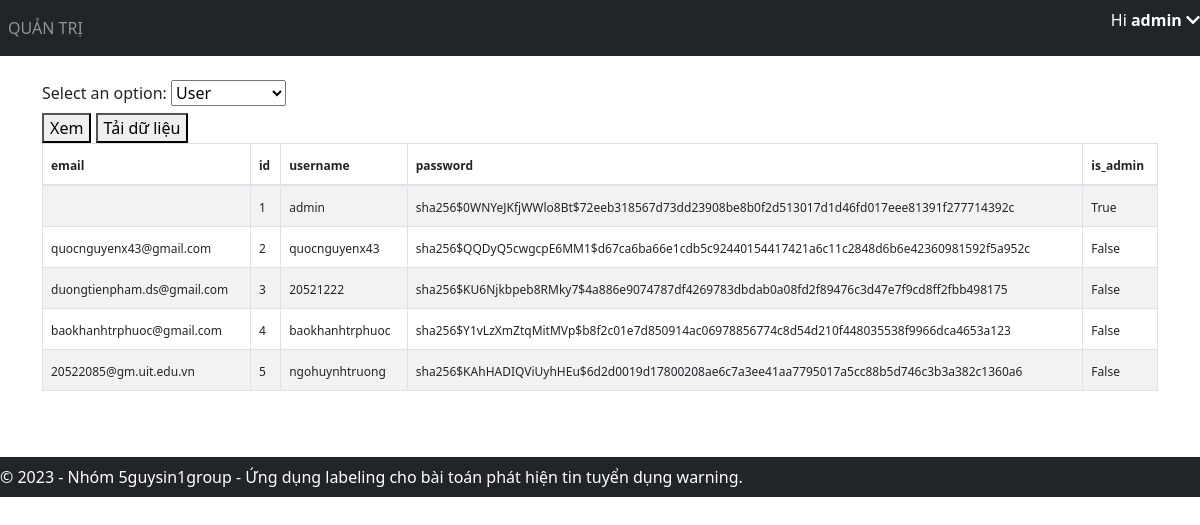
The page /view-data (signed in) on the database as committed earlier.
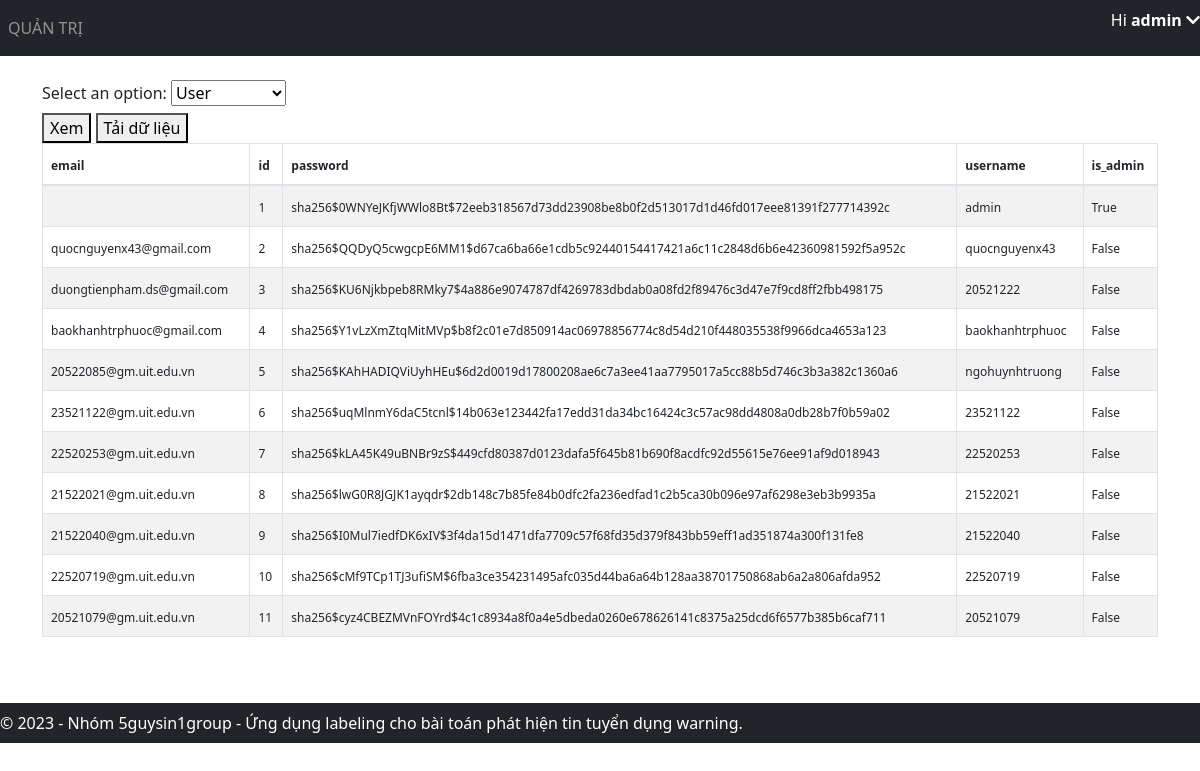
The same page on the database as committed later.
### application/models.py (models this page shows)
class User(db.Model, UserMixin):
    id = db.Column(db.Integer, primary_key=True)
    email = db.Column(db.String(150), unique=True)
    username = db.Column(db.String(20), unique=True)
    password = db.Column(db.String(150))
    is_admin = db.Column(db.Boolean, default=False)
    annotations = db.relationship('Annotation')

### application/views.py (the view, shortened to what this page needs)
@views.route('/view-data', methods=['GET', 'POST'])
@login_required
def view_data():
    if not current_user.is_admin:
        return "Không có quyền truy cập vào trang quản trị admin.", 403
    data = User.query.all()
    data = [d.__dict__ for d in data]
    for d in data:
        d.pop('_sa_instance_state', None)
    return render_template(
        "view_data.html",
        user=current_user,
        data=data,
    )

### application/__init__.py (called while the page is built)
def create_app():
    app = Flask(__name__)
    app.config['SECRET_KEY'] = 'hjshjhdjah kjshkjdhjs' # random key
    app.config['SQLALCHEMY_DATABASE_URI'] = f'sqlite:///{DB_NAME}'
    db.init_app(app)
    from .views import views
    from .auth import auth
    app.register_blueprint(views, url_prefix='/')
    app.register_blueprint(auth, url_prefix='/')
    from .models import User
    with app.app_context():
        db.create_all()
        create_admin(db)
    login_manager = LoginManager()
    login_manager.login_view = 'auth.login'
    login_manager.init_app(app)
    @login_manager.user_loader
    def load_user(id):
        return User.query.get(int(id))
    return app

### application/templates/view_data.html (shortened to what this page needs)
{% extends "base.html" %}
{% block content %}
<link href="https://cdn.jsdelivr.net/npm/bootstrap@5.3.0/dist/css/bootstrap.min.css" rel="stylesheet">
<form method="POST">
    <label for="table-select">Select an option:</label>
    <select id="table-select" name="table-select">
        <option value="user" selected>User</option>
    </select>
    <br>
    <button type="submit" name="action" value="view">Xem</button>
    <button type="submit" name="action" value="download">Tải dữ liệu</button>
</form>
<div style="overflow-x: auto">
    <table id="data" class="table table-condensed table-bordered table-hover table-striped">
        <thead>
            <tr>
                {% if data %}
                    {% for key in data[0].keys() %}
                        <th><span style="font-size: 12px;" data-toggle="tooltip" data-placement="top" title="{{ key }}">{{ key }}</span></th>
                    {% endfor %}
                {% endif %}
            </tr>
        </thead>
        <tbody>
            {% if data %}
                {% for item in data %}
                    <tr>
                        {% for key in data[0].keys() %}
                            <td tabindex="1"><span style="font-size: 12px;" title="{{ item[key] }}" class="ellipsis">{{ item[key] }}</span></td>
                        {% endfor %}
                    </tr>
                {% endfor %}
            {% endif %}
        </tbody>
    </table>
</div>
{% endblock %}

### application/templates/base.html (shortened to what this page needs)
<!DOCTYPE html>
<html>
<head>
    <link rel="stylesheet" href="https://stackpath.bootstrapcdn.com/bootstrap/4.4.1/css/bootstrap.min.css" />
    <link rel="stylesheet" href="https://stackpath.bootstrapcdn.com/font-awesome/4.7.0/css/font-awesome.min.css" />
    <link rel="stylesheet" href="https://cdnjs.cloudflare.com/ajax/libs/font-awesome/5.15.4/css/all.min.css">
</head>
<body>
    <nav class="navbar navbar-expand-lg navbar-dark bg-dark">
        <div class="collapse navbar-collapse" id="navbar">
            <div class="navbar-nav">
                {% if user.is_admin %}
                <a class="nav-item nav-link" id="admin" href="/admin">QUẢN TRỊ</a>
                {% endif %}
            </div>
        </div>
        {% if user.is_authenticated %}
        <p id="greeting" class="text-white">Hi <strong>{{ user.username }}  </strong><i class="fas fa-chevron-down" id="arrow-down"></i></p>
        {% endif %}
    </nav>
    <br>
    <div class="container">{% block content %} {% endblock %}</div>
    <footer class="navbar navbar-dark bg-dark text-center py-2" style="margin-top: 50px;">
        &copy; 2023 - Nhóm 5guysin1group - Ứng dụng labeling cho bài toán phát hiện tin tuyển dụng warning.
    </footer>
</body>
</html>

### application/templates/base.html (style rules this page uses)
body { min-height: 3000px; }
footer { position: absolute; left: 0; bottom: 0; width: 100%; background-color: #343a40; color: #fff; padding: 10px; }

### application/templates/view_data.html (style rules this page uses)
.ellipsis { max-width: 100px; white-space: nowrap; overflow: hidden; text-overflow: ellipsis; }

Rows that differ between the two databases and show on the page:
added User: email "23521122@gm.uit.edu.vn" "6" "sha256$uqMlnmY6daC5tcnl$14b063e123442fa17edd31da34bc16424c3c57ac98dd4808a0db28b7f0b59a02" "23521122" "False"
added User: email "22520253@gm.uit.edu.vn" "7" "sha256$kLA45K49uBNBr9zS$449cfd80387d0123dafa5f645b81b690f8acdfc92d55615e76ee91af9d018943" "22520253" "False"
added User: email "21522021@gm.uit.edu.vn" "8" "sha256$lwG0R8JGJK1ayqdr$2db148c7b85fe84b0dfc2fa236edfad1c2b5ca30b096e97af6298e3eb3b9935a" "21522021" "False"
added User: email "21522040@gm.uit.edu.vn" "9" "sha256$I0Mul7iedfDK6xIV$3f4da15d1471dfa7709c57f68fd35d379f843bb59eff1ad351874a300f131fe8" "21522040" "False"
added User: email "22520719@gm.uit.edu.vn" "10" "sha256$cMf9TCp1TJ3ufiSM$6fba3ce354231495afc035d44ba6a64b128aa38701750868ab6a2a806afda952" "22520719" "False"
added User: email "20521079@gm.uit.edu.vn" "11" "sha256$cyz4CBEZMVnFOYrd$4c1c8934a8f0a4e5dbeda0260e678626141c8375a25dcd6f6577b385b6caf711" "20521079" "False"
